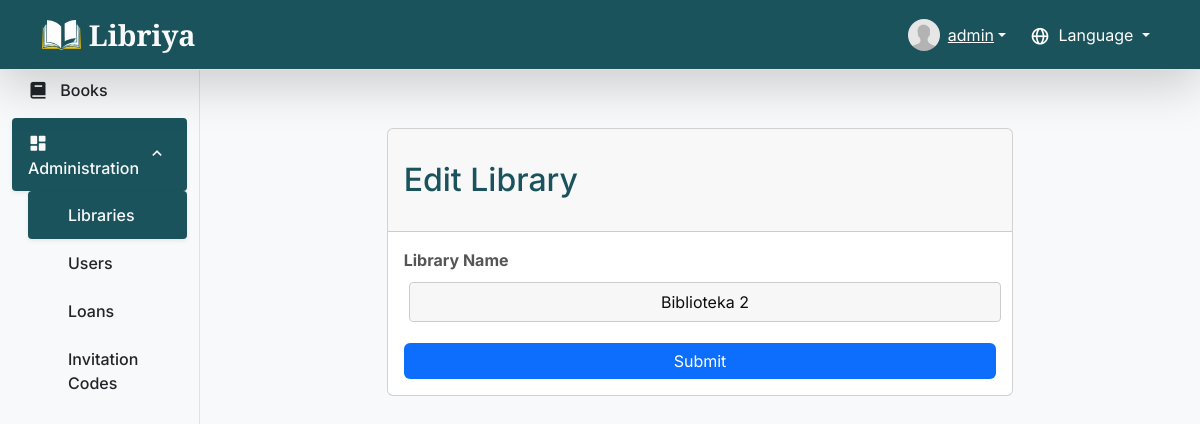
The page /libraries/edit/2 (signed in) on the database its author committed.
### app/models.py (models this page shows, shortened)
class User(UserMixin, db.Model):
    id = db.Column(db.Integer, primary_key=True)
    username = db.Column(db.String(50), unique=True,
                         nullable=False, index=True)
    email = db.Column(db.String(120), unique=True, nullable=False, index=True)
    password_hash = db.Column(db.String(128), nullable=False)
    image_file = db.Column(db.String(20), nullable=False,
                           default='default.jpg')
    first_name = db.Column(db.String(50), nullable=True)
    last_name = db.Column(db.String(50), nullable=True)
    loans = db.relationship('Loan', back_populates='user', lazy=True)
    role = db.Column(db.String(20), nullable=False, default='user')  # 'user', 'manager', 'admin'
    libraries = db.relationship('Library', secondary='user_libraries', lazy='subquery',
                                back_populates='users')
    favorites = db.relationship('Book', secondary=favorites, lazy='subquery',
                                backref=db.backref('favorited_by', lazy=True))
    received_notifications = db.relationship(
        'Notification', foreign_keys='Notification.recipient_id', back_populates='recipient', lazy=True, cascade='all, delete-orphan')
    sent_notifications = db.relationship(
        'Notification', foreign_keys='Notification.sender_id', back_populates='sender', lazy=True)
    comments = db.relationship('Comment', back_populates='user', lazy=True, cascade='all, delete-orphan')

class Library(db.Model):
    id = db.Column(db.Integer, primary_key=True)
    name = db.Column(db.String(100), unique=True, nullable=False, index=True)
    books = db.relationship('Book', back_populates='library', lazy=True)
    users = db.relationship('User', secondary=user_libraries, lazy='subquery',
                            back_populates='libraries')

### app/routes/libraries.py (the view)
@bp.route("/libraries/edit/<int:library_id>", methods=['GET', 'POST'])
@login_required
@role_required('admin')
def library_edit(library_id):
    library = Library.query.get_or_404(library_id)
    form = LibraryForm(obj=library)
    if form.validate_on_submit():
        library.name = form.name.data
        db.session.commit()
        flash(_("Library '%(name)s' updated successfully!",
              name=library.name), "success")
        return redirect(url_for('libraries.libraries'))
    return render_template('library_form.html', form=form, title=_('Edit Library'), active_page="libraries", parent_page="admin")

### app/forms.py
class LibraryForm(FlaskForm):
    name = StringField(_('Library Name'), validators=[DataRequired()])
    submit = SubmitField(_('Submit'), render_kw={"class": "btn btn-primary"})

### app/__init__.py (called while the page is built)
@login_manager.user_loader
def load_user(user_id):
    from app.models import User
    return User.query.get(int(user_id))

### app/templates/library_form.html (shortened to what this page needs)
{% extends "layout.html" %}
{% block content %}
<div class="container mt-4">
    <div class="row">
        <div class="col-md-8 offset-md-2">
            <div class="card">
                <div class="card-header">
                    <h2>{{ title }}</h2>
                </div>
                <div class="card-body">
                    <form method="POST" action="">
                        <div class="form-group mb-3">
                            {{ form.name.label(class="form-label") }}
                            {{ form.name(class="form-control") }}
                        </div>
                        <div class="d-grid">
                           {{ form.submit(class="btn btn-primary") }}
                        </div>
                    </form>
                </div>
            </div>
        </div>
    </div>
</div>
{% endblock %}

### app/templates/layout.html (shortened to what this page needs)
<!DOCTYPE html>
<html lang="en">
<head>
    <link href="https://cdn.jsdelivr.net/npm/bootstrap@5.3.3/dist/css/bootstrap.min.css" rel="stylesheet">
    <link href="https://unpkg.com/boxicons@2.1.4/css/boxicons.min.css" rel="stylesheet">
    <link rel="stylesheet" href="{{ url_for('static', filename='/css/style.css') }}">
    <link rel="stylesheet" href="https://cdn.jsdelivr.net/gh/lipis/flag-icons@7.0.0/css/flag-icons.min.css" />
</head>
<body class="{% if login_page %}login-background{% endif %}">
    <nav class="navbar navbar-expand-lg navbar-dark bg-custom-dark border-bottom shadow-lg fixed-top">
        <div class="container">
            <a class="navbar-brand title-text d-flex align-items-center" href="/">
                <img src="{{ url_for('static', filename='/images/logo.svg') }}" alt="Libriya" class="me-2"> Libriya
            </a>
            <div class="collapse navbar-collapse" id="navbarSupportedContent">
                <ul class="navbar-nav ms-auto mb-2 mb-lg-0 d-flex align-items-center">
                    {% if current_user.is_authenticated %}
                    <li class="nav-item dropdown">
                        <a class="user-display dropdown-toggle d-flex align-items-center text-white" href="#"
                            role="button" id="userDropdown" data-bs-toggle="dropdown" aria-expanded="false">
                            <span class="position-relative d-inline-block me-2">
                                <img class="rounded-circle"
                                    src="{{ url_for('static', filename='uploads/' + current_user.image_file) }}"
                                    style="width: 32px; height: 32px; object-fit: cover;">
                            </span>
                            {{ current_user.username }}
                        </a>
                    </li>
                    {% else %}
                    <li class="nav-item">
                        <a class="nav-link text-white" href="{{ url_for('auth.login') }}">{{ _('Log In') }}</a>
                    </li>
                    {% endif %}
                    <li class="nav-item dropdown ms-3">
                        <a class="nav-link dropdown-toggle text-white" href="#" id="languageDropdown" role="button"
                            data-bs-toggle="dropdown" aria-expanded="false">
                            <i class='bx bx-globe'></i> {{ _('Language') }}
                        </a>
                    </li>
                </ul>
            </div>
        </div>
    </nav>
    <div class="container-fluid">
        <div class="row">
            {% if not login_page %}
            <nav id="sidebarMenu" class="col-md-2 d-none d-lg-block bg-light sidebar border-end pt-5">
                <div class="position-sticky pt-3">
                    <ul class="nav nav-pills flex-column">
                        <li class="nav-item mb-1">
                            <a class="nav-link {% if active_page == 'books' %}active {% else %}text-dark {% endif %}"
                                href="{{ url_for('main.home') }}">
                                <i class='bx bxs-book align-middle me-2'></i>
                                <span class="align-middle">{{ _('Books') }}</span>
                            </a>
                        </li>
                        {% if current_user and current_user.role in ['admin', 'manager'] %}
                        <li class="nav-item mb-1">
                            <a class="nav-link d-flex justify-content-between align-items-center {% if parent_page != 'admin' %}collapsed{% endif %} {% if parent_page == 'admin' %}active{% else %}text-dark{% endif %}"
                                data-bs-toggle="collapse" href="#adminMenu" role="button"
                                aria-expanded="{% if parent_page == 'admin' %}true{% else %}false{% endif %}"
                                aria-controls="adminMenu">
                                <span>
                                    <i class='bx bxs-dashboard align-middle me-2'></i>
                                    <span class="align-middle">{{ _('Administration') }}</span>
                                </span>
                                <i class='bx bx-chevron-down'></i>
                            </a>
                            <div class="collapse {% if parent_page == 'admin' %}show{% endif %}" id="adminMenu">
                                <ul class="nav flex-column ms-3">
                                    {% if current_user.role == 'admin' %}
                                    <li class="nav-item">
                                        <a class="nav-link {% if active_page == 'libraries' %}active{% else %}text-dark{% endif %}"
                                            href="{{ url_for('libraries.libraries') }}">{{ _('Libraries') }}</a>
                                    </li>
                                    {% endif %}
                                    <li class="nav-item">
                                        <a class="nav-link {% if active_page == 'users' %}active{% else %}text-dark{% endif %}"
                                            href="{{ url_for('users.users') }}">{{ _('Users') }}</a>
                                    </li>
                                    <li class="nav-item">
                                        <a class="nav-link {% if active_page == 'loans' %}active{% else %}text-dark{% endif %}"
                                            href="{{ url_for('loans.loans') }}">{{ _('Loans') }}</a>
                                    </li>
                                    <li class="nav-item">
                                        <a class="nav-link {% if active_page == 'invitations' %}active{% else %}text-dark{% endif %}"
                                            href="{{ url_for('invitations.invitation_codes_list') }}">{{ _('Invitation Codes') }}</a>
                                    </li>
                                </ul>
                            </div>
                        </li>
                        {% endif %}
                    </ul>
                </div>
            </nav>
            {% endif %}
            <main
                class="{% if login_page %}col-12{% else %}col-md-10 ms-sm-auto{% endif %} main-content {% if login_page %}login-full-height{% else %}pt-5{% endif %}">
                {% block content %}{% endblock %}
            </main>
        </div>
    </div>
</body>
</html>

### app/static/css/style.css (style rules this page uses)
:root { --primary-color: #1a535c; --accent-color: #4ecdc4; --text-dark: #333; --text-light: #f8f9fa; --gray-bg: #f8f9fa; --box-shadow-light: 0 .125rem .25rem rgba(0, 0, 0, .075); --box-shadow-medium: 0 .5rem 1rem rgba(0, 0, 0, .15); }
body { font-family: 'Inter', sans-serif; color: var(--text-dark); background-color: var(--gray-bg); padding-top: 56px; }
h2 { margin-bottom: 1.5rem; margin-top: 1.5rem; color: var(--primary-color); }
.bg-custom-dark { background-color: var(--primary-color) !important; }
.navbar-brand.title-text { font-family: 'Cormorant Garamond', serif; font-size: 1.8rem; font-weight: 700; color: var(--text-light) !important; }
.navbar-brand.title-text img { height: 30px; width: auto; }
.user-display { color: var(--text-light); }
.sidebar { height: 100vh; position: fixed; top: 0; left: 0; padding-top: 56px; background-color: var(--gray-bg); z-index: 1000; }
.sidebar .nav-link { font-weight: 500; color: var(--text-dark); transition: background-color 0.2s, color 0.2s; border-radius: .25rem; padding: .75rem 1rem; }
.sidebar .nav-link.active { color: var(--text-light); background-color: var(--primary-color); box-shadow: var(--box-shadow-light); }
.sidebar .nav-link.active .bx { color: var(--text-light); }
.sidebar .nav-link .bx { font-size: 1.25rem; }
.sidebar .collapse .nav-link { padding-left: 2.5rem; }
.sidebar .bx-chevron-down { transition: transform 0.3s ease; }
.sidebar .nav-link:not(.collapsed) .bx-chevron-down { transform: rotate(180deg); }
.main-content { padding-top: 1.5rem; padding-bottom: 3rem; }
.btn { vertical-align: middle; display: inline-flex; align-items: center; justify-content: center; gap: 0.5rem; padding: var(--bs-btn-padding-y, .375rem) var(--bs-btn-padding-x, .75rem); height: auto; box-sizing: border-box; font-size: var(--bs-btn-font-size); line-height: var(--bs-btn-line-height); }
input[type="submit"].btn, input[type="button"].btn, input[type="reset"].btn { -webkit-appearance: none; -moz-appearance: none; appearance: none; background-image: none; font-family: inherit; font-size: inherit; line-height: inherit; border: var(--bs-btn-border-width) var(--bs-btn-border-style) var(--bs-btn-border-color); outline: none; padding: var(--bs-btn-padding-y, .375rem) var(--bs-btn-padding-x, .75rem); height: auto; margin: 0; }
@media (min-width: 992px) { .sidebar { display: block; } }
.form-group { margin-bottom: 1.5rem; }
.form-group>label { display: block; margin-bottom: 5px; font-weight: bold; color: #555; }
.form-group input[type="text"], .form-group input[type="number"], .form-group select { width: 100%; padding: 10px; border: 1px solid #ccc; border-radius: 4px; box-sizing: border-box; }
input[type=text], input[type=password] { background-color: #f6f6f6; border: none; color: #0d0d0d; padding: 15px 32px; text-align: center; text-decoration: none; display: inline-block; font-size: 16px; margin: 5px; width: 85%; border: 2px solid #f6f6f6; -webkit-transition: all 0.5s ease-in-out; -moz-transition: all 0.5s ease-in-out; -ms-transition: all 0.5s ease-in-out; -o-transition: all 0.5s ease-in-out; transition: all 0.5s ease-in-out; -webkit-border-radius: 5px 5px 5px 5px; border-radius: 5px 5px 5px 5px; }
input[type=text]:placeholder, input[type=password]:placeholder { color: #cccccc; }
input[type=text], input[type=password] { background-color: rgba(246, 246, 246, 0.8); }
.form-control { height: 40px; }
.bx { display: inline-block; font-size: 1.25rem; vertical-align: middle; margin-right: 0.25rem; }
button .bx, a .bx { font-size: 1rem; }
.navbar-nav .bx { font-size: 1.25rem; }
i.bx { font-weight: 400; font-style: normal; }

### rows shown on the page
User: image_file (placeholder picture), username "admin"
Library: name "Biblioteka 2"

### other values the page prints
{{ title }} "Edit Library"
